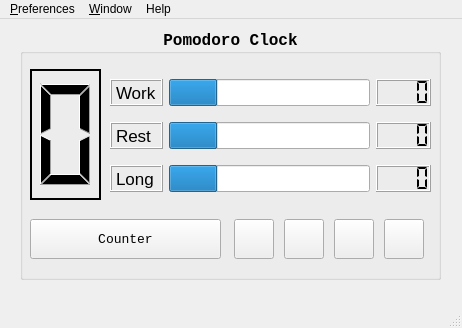
<?xml version="1.0" encoding="UTF-8"?>
<ui version="4.0">
 <class>MainWindow</class>
 <widget class="QMainWindow" name="MainWindow">
  <property name="geometry">
   <rect>
    <x>0</x>
    <y>0</y>
    <width>462</width>
    <height>328</height>
   </rect>
  </property>
  <property name="sizePolicy">
   <sizepolicy hsizetype="Preferred" vsizetype="Preferred">
    <horstretch>0</horstretch>
    <verstretch>0</verstretch>
   </sizepolicy>
  </property>
  <property name="minimumSize">
   <size>
    <width>462</width>
    <height>312</height>
   </size>
  </property>
  <property name="maximumSize">
   <size>
    <width>11766</width>
    <height>11766</height>
   </size>
  </property>
  <property name="baseSize">
   <size>
    <width>462</width>
    <height>312</height>
   </size>
  </property>
  <property name="windowTitle">
   <string>Eat Tomatoes!</string>
  </property>
  <property name="windowIcon">
   <iconset resource="../img/image_rc.qrc">
    <normaloff>:/window_image/tomato.png</normaloff>:/window_image/tomato.png</iconset>
  </property>
  <widget class="QWidget" name="centralwidget">
   <widget class="QGroupBox" name="groupBox">
    <property name="geometry">
     <rect>
      <x>20</x>
      <y>10</y>
      <width>421</width>
      <height>251</height>
     </rect>
    </property>
    <property name="font">
     <font>
      <family>Consolas</family>
      <pointsize>12</pointsize>
      <weight>75</weight>
      <bold>true</bold>
     </font>
    </property>
    <property name="title">
     <string>Pomodoro Clock</string>
    </property>
    <property name="alignment">
     <set>Qt::AlignCenter</set>
    </property>
    <property name="flat">
     <bool>false</bool>
    </property>
    <property name="checkable">
     <bool>false</bool>
    </property>
    <property name="checked">
     <bool>false</bool>
    </property>
    <widget class="QLCDNumber" name="circleTimes">
     <property name="geometry">
      <rect>
       <x>10</x>
       <y>40</y>
       <width>71</width>
       <height>131</height>
      </rect>
     </property>
     <property name="frameShape">
      <enum>QFrame::WinPanel</enum>
     </property>
     <property name="frameShadow">
      <enum>QFrame::Plain</enum>
     </property>
     <property name="digitCount">
      <number>1</number>
     </property>
     <property name="intValue" stdset="0">
      <number>0</number>
     </property>
    </widget>
    <widget class="QWidget" name="layoutWidget">
     <property name="geometry">
      <rect>
       <x>90</x>
       <y>40</y>
       <width>321</width>
       <height>136</height>
      </rect>
     </property>
     <layout class="QGridLayout" name="gridLayout">
      <item row="2" column="0">
       <widget class="QLabel" name="longRestLabel">
        <property name="sizePolicy">
         <sizepolicy hsizetype="Preferred" vsizetype="Preferred">
          <horstretch>0</horstretch>
          <verstretch>0</verstretch>
         </sizepolicy>
        </property>
        <property name="font">
         <font>
          <family>Arial</family>
          <pointsize>13</pointsize>
          <weight>50</weight>
          <bold>false</bold>
          <underline>false</underline>
          <kerning>true</kerning>
         </font>
        </property>
        <property name="frameShape">
         <enum>QFrame::Box</enum>
        </property>
        <property name="frameShadow">
         <enum>QFrame::Raised</enum>
        </property>
        <property name="text">
         <string>Long</string>
        </property>
       </widget>
      </item>
      <item row="0" column="2">
       <widget class="QLCDNumber" name="cdWork">
        <property name="enabled">
         <bool>true</bool>
        </property>
        <property name="frameShadow">
         <enum>QFrame::Raised</enum>
        </property>
        <property name="smallDecimalPoint">
         <bool>false</bool>
        </property>
        <property name="digitCount">
         <number>4</number>
        </property>
        <property name="segmentStyle">
         <enum>QLCDNumber::Flat</enum>
        </property>
       </widget>
      </item>
      <item row="1" column="2">
       <widget class="QLCDNumber" name="cdRest">
        <property name="frameShadow">
         <enum>QFrame::Raised</enum>
        </property>
        <property name="smallDecimalPoint">
         <bool>false</bool>
        </property>
        <property name="digitCount">
         <number>4</number>
        </property>
        <property name="segmentStyle">
         <enum>QLCDNumber::Flat</enum>
        </property>
       </widget>
      </item>
      <item row="2" column="1">
       <widget class="QProgressBar" name="longRestPB">
        <property name="font">
         <font>
          <weight>50</weight>
          <bold>false</bold>
         </font>
        </property>
        <property name="value">
         <number>24</number>
        </property>
        <property name="textVisible">
         <bool>false</bool>
        </property>
       </widget>
      </item>
      <item row="1" column="1">
       <widget class="QProgressBar" name="restPB">
        <property name="value">
         <number>24</number>
        </property>
        <property name="textVisible">
         <bool>false</bool>
        </property>
       </widget>
      </item>
      <item row="0" column="1">
       <widget class="QProgressBar" name="workPB">
        <property name="value">
         <number>24</number>
        </property>
        <property name="textVisible">
         <bool>false</bool>
        </property>
        <property name="invertedAppearance">
         <bool>false</bool>
        </property>
        <property name="textDirection">
         <enum>QProgressBar::TopToBottom</enum>
        </property>
       </widget>
      </item>
      <item row="1" column="0">
       <widget class="QLabel" name="restLabel">
        <property name="sizePolicy">
         <sizepolicy hsizetype="Preferred" vsizetype="Preferred">
          <horstretch>0</horstretch>
          <verstretch>0</verstretch>
         </sizepolicy>
        </property>
        <property name="font">
         <font>
          <family>Arial</family>
          <pointsize>13</pointsize>
          <weight>50</weight>
          <bold>false</bold>
          <underline>false</underline>
         </font>
        </property>
        <property name="frameShape">
         <enum>QFrame::Box</enum>
        </property>
        <property name="frameShadow">
         <enum>QFrame::Raised</enum>
        </property>
        <property name="text">
         <string>Rest</string>
        </property>
       </widget>
      </item>
      <item row="2" column="2">
       <widget class="QLCDNumber" name="cdLongRest">
        <property name="frameShadow">
         <enum>QFrame::Raised</enum>
        </property>
        <property name="smallDecimalPoint">
         <bool>false</bool>
        </property>
        <property name="digitCount">
         <number>4</number>
        </property>
        <property name="mode">
         <enum>QLCDNumber::Dec</enum>
        </property>
        <property name="segmentStyle">
         <enum>QLCDNumber::Flat</enum>
        </property>
        <property name="value" stdset="0">
         <double>0.000000000000000</double>
        </property>
        <property name="intValue" stdset="0">
         <number>0</number>
        </property>
       </widget>
      </item>
      <item row="0" column="0">
       <widget class="QLabel" name="workLabel">
        <property name="sizePolicy">
         <sizepolicy hsizetype="Preferred" vsizetype="Preferred">
          <horstretch>0</horstretch>
          <verstretch>0</verstretch>
         </sizepolicy>
        </property>
        <property name="font">
         <font>
          <family>Arial</family>
          <pointsize>13</pointsize>
          <weight>50</weight>
          <bold>false</bold>
          <underline>false</underline>
         </font>
        </property>
        <property name="autoFillBackground">
         <bool>false</bool>
        </property>
        <property name="frameShape">
         <enum>QFrame::Box</enum>
        </property>
        <property name="frameShadow">
         <enum>QFrame::Raised</enum>
        </property>
        <property name="lineWidth">
         <number>1</number>
        </property>
        <property name="text">
         <string>Work</string>
        </property>
        <property name="textFormat">
         <enum>Qt::AutoText</enum>
        </property>
        <property name="scaledContents">
         <bool>false</bool>
        </property>
        <property name="wordWrap">
         <bool>false</bool>
        </property>
       </widget>
      </item>
     </layout>
     <zorder>restPB</zorder>
     <zorder>longRestLabel</zorder>
     <zorder>longRestPB</zorder>
     <zorder>restLabel</zorder>
     <zorder>workPB</zorder>
     <zorder>cdRest</zorder>
     <zorder>cdWork</zorder>
     <zorder>cdLongRest</zorder>
     <zorder>workLabel</zorder>
    </widget>
    <widget class="QWidget" name="horizontalLayoutWidget">
     <property name="geometry">
      <rect>
       <x>210</x>
       <y>180</y>
       <width>201</width>
       <height>61</height>
      </rect>
     </property>
     <layout class="QHBoxLayout" name="horizontalLayout">
      <item>
       <widget class="QPushButton" name="controlButton">
        <property name="sizePolicy">
         <sizepolicy hsizetype="Fixed" vsizetype="Fixed">
          <horstretch>0</horstretch>
          <verstretch>0</verstretch>
         </sizepolicy>
        </property>
        <property name="minimumSize">
         <size>
          <width>40</width>
          <height>40</height>
         </size>
        </property>
        <property name="maximumSize">
         <size>
          <width>40</width>
          <height>40</height>
         </size>
        </property>
        <property name="text">
         <string/>
        </property>
        <property name="icon">
         <iconset resource="../img/image_rc.qrc">
          <normaloff>:/control_panel/continue.png</normaloff>:/control_panel/continue.png</iconset>
        </property>
       </widget>
      </item>
      <item>
       <widget class="QPushButton" name="stopButton">
        <property name="sizePolicy">
         <sizepolicy hsizetype="Fixed" vsizetype="Fixed">
          <horstretch>0</horstretch>
          <verstretch>0</verstretch>
         </sizepolicy>
        </property>
        <property name="minimumSize">
         <size>
          <width>40</width>
          <height>40</height>
         </size>
        </property>
        <property name="maximumSize">
         <size>
          <width>40</width>
          <height>40</height>
         </size>
        </property>
        <property name="text">
         <string/>
        </property>
        <property name="icon">
         <iconset resource="../img/image_rc.qrc">
          <normaloff>:/control_panel/clear.png</normaloff>:/control_panel/clear.png</iconset>
        </property>
       </widget>
      </item>
      <item>
       <widget class="QPushButton" name="optionButton">
        <property name="sizePolicy">
         <sizepolicy hsizetype="Fixed" vsizetype="Fixed">
          <horstretch>0</horstretch>
          <verstretch>0</verstretch>
         </sizepolicy>
        </property>
        <property name="minimumSize">
         <size>
          <width>40</width>
          <height>40</height>
         </size>
        </property>
        <property name="maximumSize">
         <size>
          <width>40</width>
          <height>40</height>
         </size>
        </property>
        <property name="text">
         <string/>
        </property>
        <property name="icon">
         <iconset resource="../img/image_rc.qrc">
          <normaloff>:/control_panel/gear.png</normaloff>:/control_panel/gear.png</iconset>
        </property>
       </widget>
      </item>
      <item>
       <widget class="QPushButton" name="quitButton">
        <property name="sizePolicy">
         <sizepolicy hsizetype="Fixed" vsizetype="Fixed">
          <horstretch>0</horstretch>
          <verstretch>0</verstretch>
         </sizepolicy>
        </property>
        <property name="minimumSize">
         <size>
          <width>40</width>
          <height>40</height>
         </size>
        </property>
        <property name="maximumSize">
         <size>
          <width>40</width>
          <height>40</height>
         </size>
        </property>
        <property name="baseSize">
         <size>
          <width>40</width>
          <height>40</height>
         </size>
        </property>
        <property name="text">
         <string/>
        </property>
        <property name="icon">
         <iconset resource="../img/image_rc.qrc">
          <normaloff>:/control_panel/quit.png</normaloff>:/control_panel/quit.png</iconset>
        </property>
       </widget>
      </item>
     </layout>
    </widget>
    <widget class="QPushButton" name="counterButton">
     <property name="geometry">
      <rect>
       <x>10</x>
       <y>190</y>
       <width>191</width>
       <height>40</height>
      </rect>
     </property>
     <property name="font">
      <font>
       <pointsize>10</pointsize>
       <weight>50</weight>
       <bold>false</bold>
      </font>
     </property>
     <property name="text">
      <string>Counter</string>
     </property>
    </widget>
   </widget>
  </widget>
  <widget class="QMenuBar" name="menubar">
   <property name="geometry">
    <rect>
     <x>0</x>
     <y>0</y>
     <width>462</width>
     <height>29</height>
    </rect>
   </property>
   <widget class="QMenu" name="menuPreference">
    <property name="title">
     <string>&amp;Preferences</string>
    </property>
    <widget class="QMenu" name="menuConfiguration">
     <property name="title">
      <string>Configuration</string>
     </property>
     <addaction name="actionEdit"/>
     <addaction name="actionCreate"/>
     <addaction name="actionRemove"/>
    </widget>
    <addaction name="actionOptions"/>
    <addaction name="menuConfiguration"/>
    <addaction name="separator"/>
   </widget>
   <widget class="QMenu" name="menuHelp">
    <property name="title">
     <string>Help</string>
    </property>
    <addaction name="actionAbout"/>
    <addaction name="actionHelp"/>
    <addaction name="separator"/>
    <addaction name="actionDonate"/>
    <addaction name="actionRegister"/>
   </widget>
   <widget class="QMenu" name="menu_Window">
    <property name="title">
     <string>&amp;Window</string>
    </property>
    <addaction name="actionMinimum"/>
    <addaction name="actionQuit"/>
   </widget>
   <addaction name="menuPreference"/>
   <addaction name="menu_Window"/>
   <addaction name="menuHelp"/>
  </widget>
  <widget class="QStatusBar" name="statusBar"/>
  <action name="actionAbout">
   <property name="text">
    <string>About</string>
   </property>
   <property name="menuRole">
    <enum>QAction::TextHeuristicRole</enum>
   </property>
  </action>
  <action name="actionOptions">
   <property name="checkable">
    <bool>false</bool>
   </property>
   <property name="checked">
    <bool>false</bool>
   </property>
   <property name="text">
    <string>&amp;Options</string>
   </property>
   <property name="shortcut">
    <string>Ctrl+Shift+P</string>
   </property>
  </action>
  <action name="actionMinimum">
   <property name="text">
    <string>&amp;Minimum</string>
   </property>
  </action>
  <action name="actionDonate">
   <property name="icon">
    <iconset resource="../img/image_rc.qrc">
     <normaloff>:/control_panel/money-bag-dollar.png</normaloff>:/control_panel/money-bag-dollar.png</iconset>
   </property>
   <property name="text">
    <string>Donate</string>
   </property>
  </action>
  <action name="actionRegister">
   <property name="text">
    <string>Register</string>
   </property>
  </action>
  <action name="actionQuit">
   <property name="text">
    <string>&amp;Quit</string>
   </property>
   <property name="shortcut">
    <string>Ctrl+Q</string>
   </property>
  </action>
  <action name="actionHelp">
   <property name="text">
    <string>Help for Eat Tomatoes!</string>
   </property>
   <property name="shortcut">
    <string>?</string>
   </property>
  </action>
  <action name="actionCreate">
   <property name="text">
    <string>Create</string>
   </property>
  </action>
  <action name="actionEdit">
   <property name="text">
    <string>Edit</string>
   </property>
  </action>
  <action name="actionRemove">
   <property name="text">
    <string>Remove</string>
   </property>
  </action>
 </widget>
 <resources>
  <include location="../img/image_rc.qrc"/>
 </resources>
 <connections/>
</ui>
